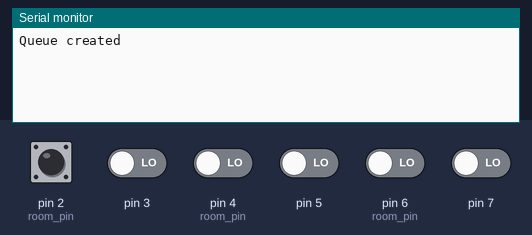
The sketch below on a simulated Arduino Uno, built with avr-gcc and run on an emulated ATmega328P. Parts: the last lines printed to the serial monitor. The test bench sets the inputs (shaded band); at power-on: pin 2 (room_pin), pin 3, pin 4 (room_pin), pin 5, pin 6 (room_pin), pin 7 LOW.

Above: at 0.8 s.
0.9 s: pin 2 (room_pin) driven HIGH and pin 3 driven HIGH
At 1.5 s:
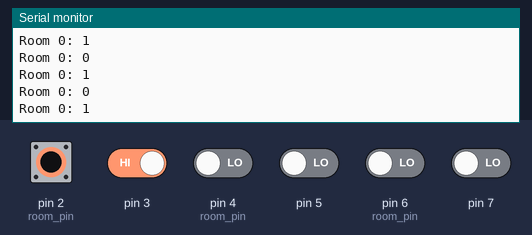
2.4 s: pin 2 (room_pin) pulsed LOW 2 times (0.12 s each, 0.3 s apart)
6.0 s: pin 2 (room_pin) driven LOW
At 6.4 s:
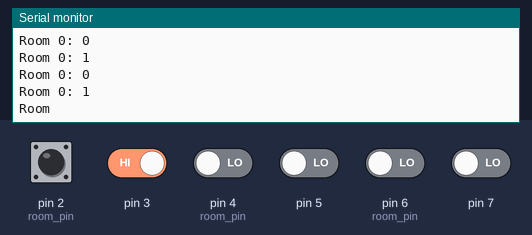
7.5 s: pin 2 (room_pin) driven HIGH
At 8.4 s:
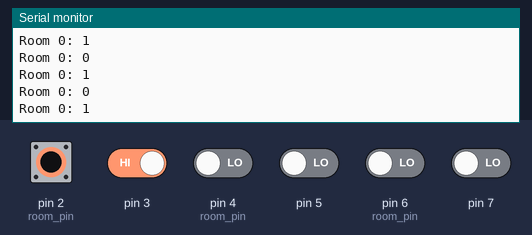
10.5 s: pin 3 driven LOW
At 11.1 s:
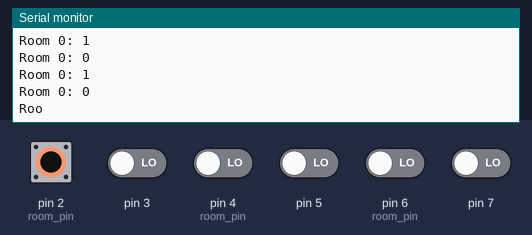
12.0 s: pin 3 driven HIGH
At 13.1 s:
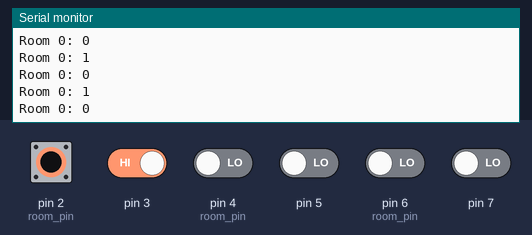

The sketch:

Visitor_Counter_RTOS.ino
```cpp
/*
Assuming there are 3 independent rooms and a sensor node is installed at the only door
*/


#include <Arduino_FreeRTOS.h>
#include <queue.h>

int room_count[3] = {0,0,0};

QueueHandle_t SensorQueue;

const int room_pin[3] ={2,4,6};

struct SensorEvent
{
  int room_id;
  int direction;
};

void SensorTask(void* pvParameters);
void CountTask(void* pvParameters);

void DisplayTask(void DisplayCount(int id));

void setup()
{
  Serial.begin(9600);

  SensorQueue = xQueueCreate(10, sizeof(SensorEvent));
  if(SensorQueue == NULL)
  {
    Serial.println("Queue not created");
  }
  else
  {
    Serial.println("Queue created");
  }

  for(int i=0;i<3;i++)    //Creating separate task for each room
  {
    xTaskCreate(SensorTask, "Room", 128, &room_pin[i], 1, NULL);
  }
  xTaskCreate(CountTask, "Counter", 128, NULL, 1, NULL);

  vTaskStartScheduler();

}

void loop()
{

}

void SensorTask(void* pvParameters)
{
  SensorEvent evt;
  int in_pin = *(int *)pvParameters;
  int out_pin = in_pin + 1;
  evt.room_id= (in_pin /2)-1;   // maps 2->0  4->1   6->2
  int timeout =500;


  while(1)
  {
    if(digitalRead(in_pin)==1)
    {
      unsigned long startTimeIN= millis();
      while(millis()-startTimeIN < timeout)
      {
        if(digitalRead(out_pin)==1)
        {
          evt.direction = 1;
          xQueueSend(SensorQueue, &evt, portMAX_DELAY);
          break;
        }
      }
    }
    if(digitalRead(out_pin)==1)
    {
      unsigned long startTimeOUT= millis();
      while(millis()-startTimeOUT < timeout)
      {
        if(digitalRead(in_pin)==1)
        {
          evt.direction = -1;
          xQueueSend(SensorQueue, &evt, portMAX_DELAY);
          break;
        }
      }
    }
  }
}

void CountTask(void* pvParameters)
{
  SensorEvent evt;
  while(1)
  {
    if (xQueueReceive(SensorQueue, &evt, portMAX_DELAY) == pdPASS)
    {
      room_count[evt.room_id] += evt.direction;
      if (room_count[evt.room_id] <0)
      {
        room_count[evt.room_id]=0;
      }
      DisplayCount(evt.room_id);
    }
  }
}

void DisplayCount(int id)
{
  Serial.print("Room "); Serial.print(id); Serial.print(": "); Serial.println(room_count[id]);
}
```

Measured:
- after the input at 0.9 s, the serial monitor: prints a new line at once (image 1)
- after the input at 6.0 s, the serial monitor: prints a new line after 0.06 s (image 2)
- after the input at 7.5 s, the serial monitor: prints a new line at once (image 3)
- after the input at 10.5 s, the serial monitor: prints a new line after 0.06 s (image 4)
- after the input at 12.0 s, the serial monitor: prints a new line at once (image 5)
